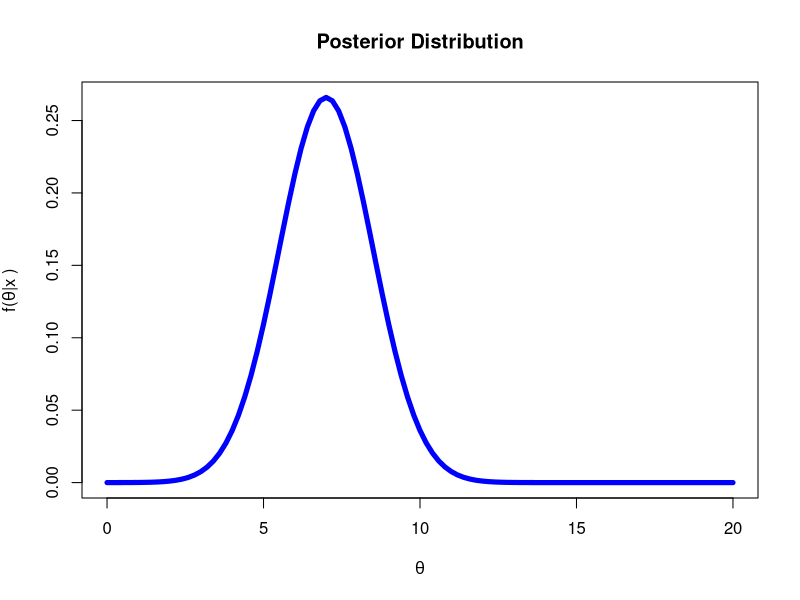
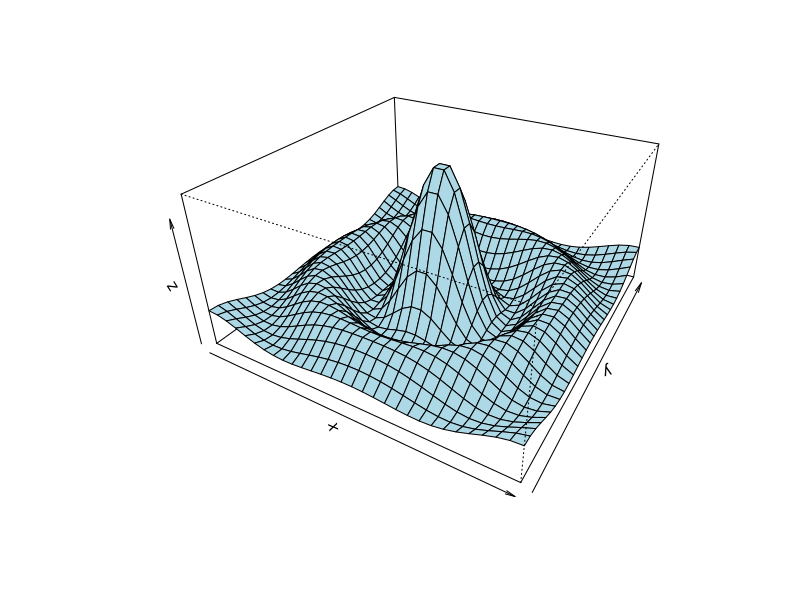
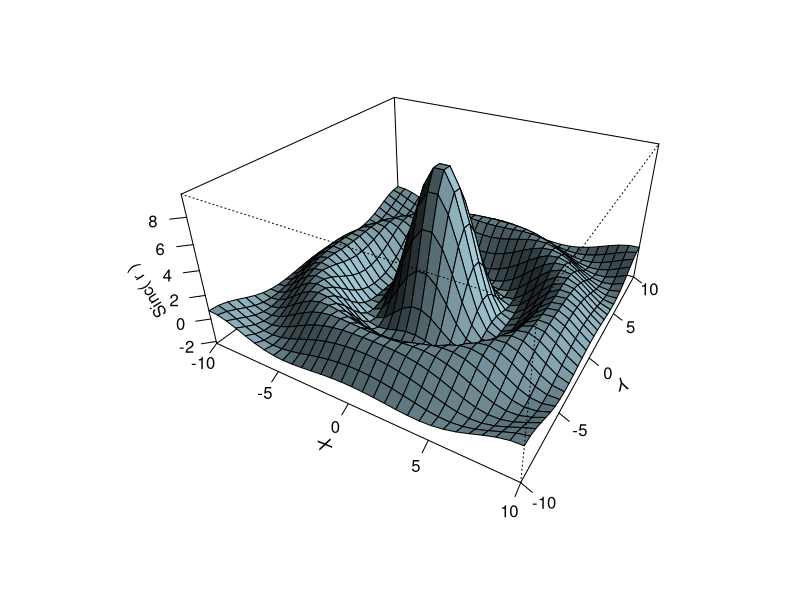
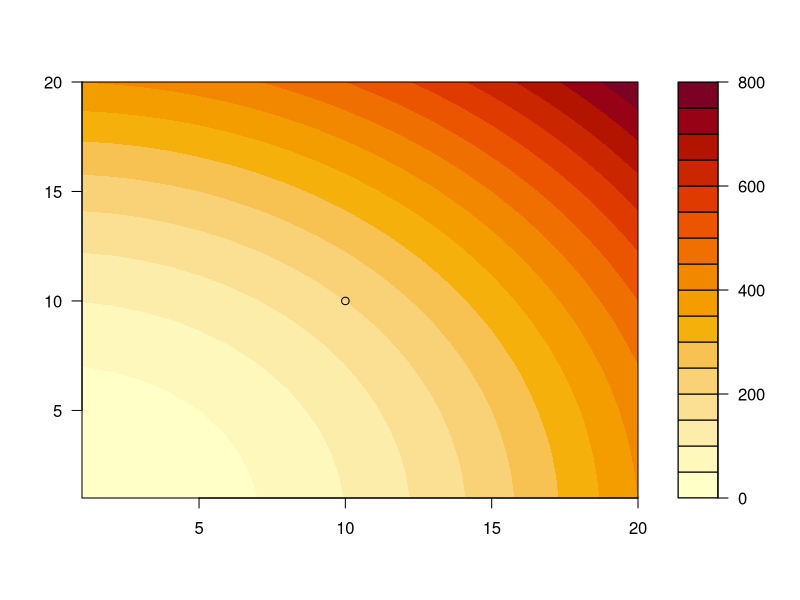
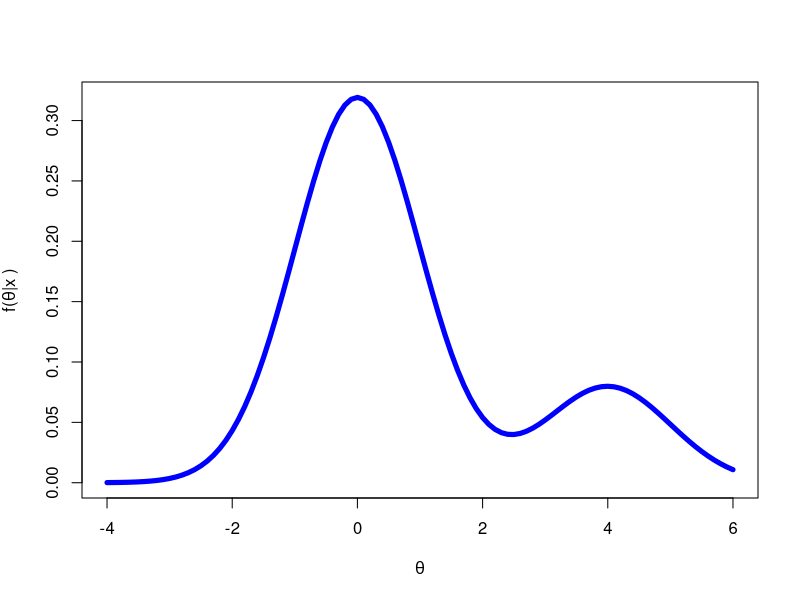
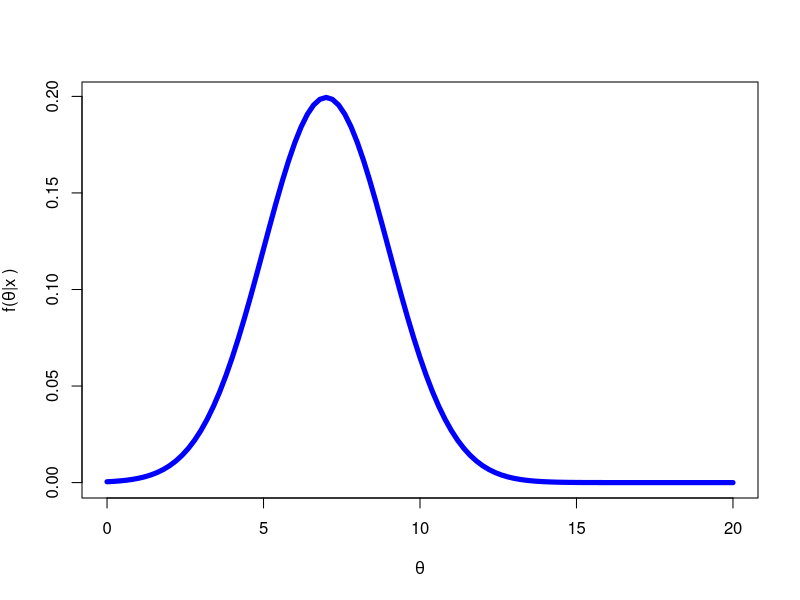

These charts were generated, in order, by the following R code:
####################################################
#	                                             #
#      Posterior, Perspective and Contour plots    #
#                  by Anil Aksu                    #    
#     						         #
####################################################	

## the range of sampling
x=seq(0,20,length=101)
## this function gets numbers from console
posterior=dnorm(x, mean = 7, sd = 1.5, log = FALSE)


## let's plot them
plot(range(x), range(c(posterior)), type='n', xlab=expression(paste(theta)), ylab=expression(paste("f(", theta, "|x )")))

lines(x, posterior, type='l', col='blue',lwd=5)

title("Posterior Distribution")
  legend = c("posterior")

## perspective plot
x <- seq(-10, 10, length= 30)
y <- x
f <- function(x, y) { r <- sqrt(x^2+y^2); 10 * sin(r)/r }
z <- outer(x, y, f)
z[is.na(z)] <- 1
op <- par(bg = "white")
persp(x, y, z, theta = 30, phi = 30, expand = 0.5, col = "lightblue")
persp(x, y, z, theta = 30, phi = 30, expand = 0.5, col = "lightblue",
      ltheta = 120, shade = 0.75, ticktype = "detailed",
      xlab = "X", ylab = "Y", zlab = "Sinc( r )"
) -> res
round(res, 3)

# contour plot
a <- expand.grid(1:20, 1:20)
b <- matrix(a[,1]^2 + a[,2]^2, 20)
filled.contour(x = 1:20, y = 1:20, z = b,
               plot.axes = { axis(1); axis(2); points(10, 10) })


## bivariate posterior sampling

## the range of sampling
x=seq(-4,6,length=101)
## this function gets numbers from console
posterior=0.8*dnorm(x, mean = 0, sd = 1, log = FALSE)+0.2*dnorm(x, mean = 4, sd = 1, log = FALSE)

## let's plot them
plot(range(x), range(c(posterior)), type='n', xlab=expression(paste(theta)), ylab=expression(paste("f(", theta, "|x )")))

lines(x, posterior, type='l', col='blue',lwd=5)

# title("Bivariate Posterior Distribution")
  legend = c("posterior")

## credible interval posterior plot

## the range of sampling
x=seq(0,20,length=101)
## this function gets numbers from console
posterior=dnorm(x, mean = 7, sd = 2, log = FALSE)

## let's plot them
plot(range(x), range(c(posterior)), type='n', xlab=expression(paste(theta)), ylab=expression(paste("f(", theta, "|x )")))

lines(x, posterior, type='l', col='blue',lwd=5)

# title("Bivariate Posterior Distribution")
  legend = c("posterior")


